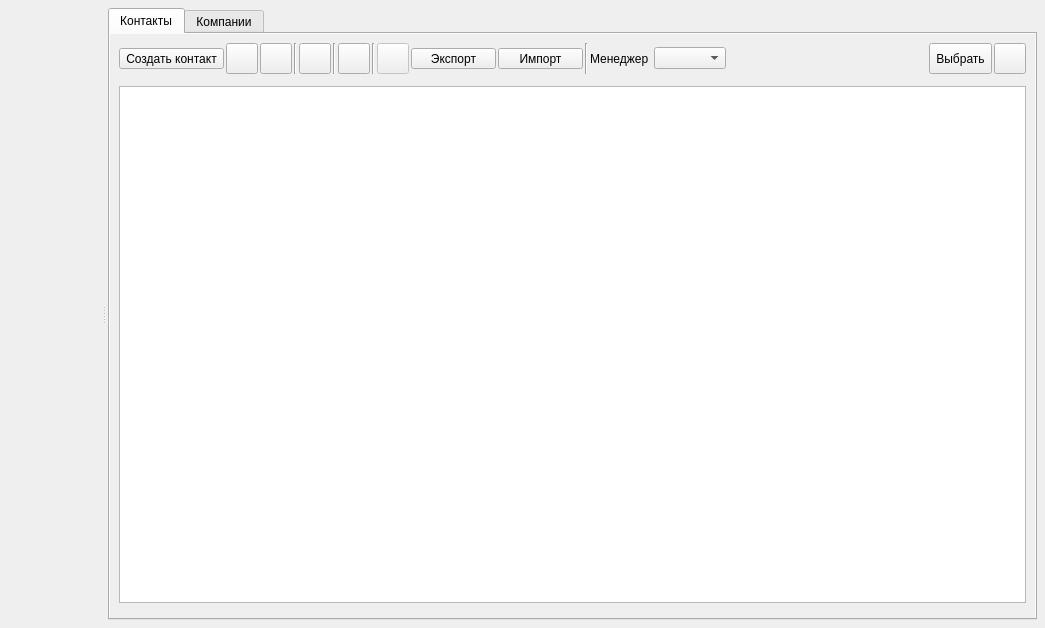
<?xml version="1.0" encoding="UTF-8"?>
<ui version="4.0">
 <class>FormContacts</class>
 <widget class="QWidget" name="FormContacts">
  <property name="geometry">
   <rect>
    <x>0</x>
    <y>0</y>
    <width>1045</width>
    <height>628</height>
   </rect>
  </property>
  <property name="windowTitle">
   <string>Справочник контактов</string>
  </property>
  <property name="styleSheet">
   <string notr="true"/>
  </property>
  <layout class="QHBoxLayout" name="horizontalLayout">
   <property name="spacing">
    <number>4</number>
   </property>
   <property name="leftMargin">
    <number>6</number>
   </property>
   <property name="topMargin">
    <number>6</number>
   </property>
   <property name="rightMargin">
    <number>6</number>
   </property>
   <property name="bottomMargin">
    <number>6</number>
   </property>
   <item>
    <widget class="QSplitter" name="splitter">
     <property name="orientation">
      <enum>Qt::Horizontal</enum>
     </property>
     <widget class="FormContactsGroups" name="widgetGroups" native="true"/>
     <widget class="QWidget" name="widgetContacts" native="true">
      <layout class="QHBoxLayout" name="horizontalLayout_4">
       <property name="spacing">
        <number>2</number>
       </property>
       <property name="leftMargin">
        <number>2</number>
       </property>
       <property name="topMargin">
        <number>2</number>
       </property>
       <property name="rightMargin">
        <number>2</number>
       </property>
       <property name="bottomMargin">
        <number>2</number>
       </property>
       <item>
        <widget class="QTabWidget" name="tabWidget">
         <property name="autoFillBackground">
          <bool>true</bool>
         </property>
         <property name="currentIndex">
          <number>0</number>
         </property>
         <widget class="QWidget" name="tabContacts">
          <property name="autoFillBackground">
           <bool>true</bool>
          </property>
          <attribute name="title">
           <string>Контакты</string>
          </attribute>
          <layout class="QVBoxLayout" name="verticalLayout">
           <item>
            <layout class="QHBoxLayout" name="horizontalLayout_2">
             <property name="spacing">
              <number>2</number>
             </property>
             <item>
              <widget class="QToolButton" name="toolButtonAdd">
               <property name="toolTip">
                <string>Создать новый контакт</string>
               </property>
               <property name="text">
                <string>Создать контакт</string>
               </property>
               <property name="icon">
                <iconset resource="../res.qrc">
                 <normaloff>:/32/icons/32x32/add.png</normaloff>:/32/icons/32x32/add.png</iconset>
               </property>
               <property name="iconSize">
                <size>
                 <width>24</width>
                 <height>24</height>
                </size>
               </property>
               <property name="toolButtonStyle">
                <enum>Qt::ToolButtonTextBesideIcon</enum>
               </property>
              </widget>
             </item>
             <item>
              <widget class="QToolButton" name="toolButtonEdit">
               <property name="toolTip">
                <string>Изменить</string>
               </property>
               <property name="text">
                <string/>
               </property>
               <property name="icon">
                <iconset resource="../res.qrc">
                 <normaloff>:/32/icons/32x32/edit.png</normaloff>:/32/icons/32x32/edit.png</iconset>
               </property>
               <property name="iconSize">
                <size>
                 <width>24</width>
                 <height>24</height>
                </size>
               </property>
              </widget>
             </item>
             <item>
              <widget class="QToolButton" name="toolButtonDelete">
               <property name="toolTip">
                <string>Удалить</string>
               </property>
               <property name="text">
                <string/>
               </property>
               <property name="icon">
                <iconset resource="../res.qrc">
                 <normaloff>:/32/icons/32x32/delete.png</normaloff>:/32/icons/32x32/delete.png</iconset>
               </property>
               <property name="iconSize">
                <size>
                 <width>24</width>
                 <height>24</height>
                </size>
               </property>
              </widget>
             </item>
             <item>
              <widget class="Line" name="line">
               <property name="orientation">
                <enum>Qt::Vertical</enum>
               </property>
              </widget>
             </item>
             <item>
              <widget class="QToolButton" name="toolButtonSetGroups">
               <property name="toolTip">
                <string>Установка групп для контактов</string>
               </property>
               <property name="text">
                <string/>
               </property>
               <property name="icon">
                <iconset resource="../res.qrc">
                 <normaloff>:/32/icons/32x32/usergroup.png</normaloff>:/32/icons/32x32/usergroup.png</iconset>
               </property>
               <property name="iconSize">
                <size>
                 <width>24</width>
                 <height>24</height>
                </size>
               </property>
              </widget>
             </item>
             <item>
              <widget class="Line" name="line_2">
               <property name="orientation">
                <enum>Qt::Vertical</enum>
               </property>
              </widget>
             </item>
             <item>
              <widget class="QToolButton" name="toolButtonRefresh">
               <property name="toolTip">
                <string>Обновить</string>
               </property>
               <property name="text">
                <string/>
               </property>
               <property name="icon">
                <iconset resource="../res.qrc">
                 <normaloff>:/32/icons/32x32/refresh.png</normaloff>:/32/icons/32x32/refresh.png</iconset>
               </property>
               <property name="iconSize">
                <size>
                 <width>24</width>
                 <height>24</height>
                </size>
               </property>
              </widget>
             </item>
             <item>
              <widget class="Line" name="line_3">
               <property name="orientation">
                <enum>Qt::Vertical</enum>
               </property>
              </widget>
             </item>
             <item>
              <widget class="QToolButton" name="toolButtonContactInfo">
               <property name="enabled">
                <bool>false</bool>
               </property>
               <property name="minimumSize">
                <size>
                 <width>0</width>
                 <height>0</height>
                </size>
               </property>
               <property name="toolTip">
                <string>Карточка контакта (XLS)</string>
               </property>
               <property name="text">
                <string/>
               </property>
               <property name="icon">
                <iconset resource="../res.qrc">
                 <normaloff>:/16/icons/16x16/contact_info.png</normaloff>:/16/icons/16x16/contact_info.png</iconset>
               </property>
               <property name="iconSize">
                <size>
                 <width>24</width>
                 <height>24</height>
                </size>
               </property>
               <property name="toolButtonStyle">
                <enum>Qt::ToolButtonIconOnly</enum>
               </property>
              </widget>
             </item>
             <item>
              <widget class="QToolButton" name="toolButtonExport">
               <property name="minimumSize">
                <size>
                 <width>85</width>
                 <height>0</height>
                </size>
               </property>
               <property name="toolTip">
                <string>Экспорт контактов</string>
               </property>
               <property name="text">
                <string>Экспорт</string>
               </property>
               <property name="icon">
                <iconset resource="../res.qrc">
                 <normaloff>:/32/icons/32x32/1428522468_export.png</normaloff>:/32/icons/32x32/1428522468_export.png</iconset>
               </property>
               <property name="iconSize">
                <size>
                 <width>24</width>
                 <height>24</height>
                </size>
               </property>
               <property name="toolButtonStyle">
                <enum>Qt::ToolButtonTextBesideIcon</enum>
               </property>
              </widget>
             </item>
             <item>
              <widget class="QToolButton" name="toolButtonImport">
               <property name="minimumSize">
                <size>
                 <width>85</width>
                 <height>0</height>
                </size>
               </property>
               <property name="toolTip">
                <string>Импорт контактов</string>
               </property>
               <property name="text">
                <string>Импорт</string>
               </property>
               <property name="icon">
                <iconset resource="../res.qrc">
                 <normaloff>:/32/icons/32x32/table_import.png</normaloff>:/32/icons/32x32/table_import.png</iconset>
               </property>
               <property name="iconSize">
                <size>
                 <width>24</width>
                 <height>24</height>
                </size>
               </property>
               <property name="toolButtonStyle">
                <enum>Qt::ToolButtonTextBesideIcon</enum>
               </property>
              </widget>
             </item>
             <item>
              <widget class="Line" name="line_6">
               <property name="orientation">
                <enum>Qt::Vertical</enum>
               </property>
              </widget>
             </item>
             <item>
              <widget class="QLabel" name="labelManager">
               <property name="text">
                <string>Менеджер </string>
               </property>
              </widget>
             </item>
             <item>
              <widget class="QComboBox" name="comboBoxManagers"/>
             </item>
             <item>
              <spacer name="horizontalSpacer">
               <property name="orientation">
                <enum>Qt::Horizontal</enum>
               </property>
               <property name="sizeHint" stdset="0">
                <size>
                 <width>238</width>
                 <height>20</height>
                </size>
               </property>
              </spacer>
             </item>
             <item>
              <widget class="QToolButton" name="toolButtonSelect">
               <property name="sizePolicy">
                <sizepolicy hsizetype="Preferred" vsizetype="Preferred">
                 <horstretch>0</horstretch>
                 <verstretch>0</verstretch>
                </sizepolicy>
               </property>
               <property name="toolTip">
                <string>Выбрать контакт</string>
               </property>
               <property name="text">
                <string>Выбрать</string>
               </property>
               <property name="icon">
                <iconset resource="../res.qrc">
                 <normaloff>:/64/icons/64x64/select.png</normaloff>:/64/icons/64x64/select.png</iconset>
               </property>
               <property name="iconSize">
                <size>
                 <width>24</width>
                 <height>24</height>
                </size>
               </property>
               <property name="toolButtonStyle">
                <enum>Qt::ToolButtonTextBesideIcon</enum>
               </property>
              </widget>
             </item>
             <item>
              <widget class="QToolButton" name="toolButtonSetColumns">
               <property name="toolTip">
                <string>Настройка столбцов таблицы</string>
               </property>
               <property name="text">
                <string/>
               </property>
               <property name="icon">
                <iconset resource="../res.qrc">
                 <normaloff>:/32/icons/32x32/setcolumns.png</normaloff>:/32/icons/32x32/setcolumns.png</iconset>
               </property>
               <property name="iconSize">
                <size>
                 <width>24</width>
                 <height>24</height>
                </size>
               </property>
              </widget>
             </item>
            </layout>
           </item>
           <item>
            <widget class="FrameSearchTable" name="widgetSearch" native="true"/>
           </item>
           <item>
            <widget class="QTreeView" name="treeViewContacts">
             <property name="styleSheet">
              <string notr="true"/>
             </property>
             <property name="selectionMode">
              <enum>QAbstractItemView::ExtendedSelection</enum>
             </property>
             <property name="rootIsDecorated">
              <bool>false</bool>
             </property>
             <property name="itemsExpandable">
              <bool>false</bool>
             </property>
             <property name="sortingEnabled">
              <bool>true</bool>
             </property>
             <attribute name="headerHighlightSections">
              <bool>false</bool>
             </attribute>
             <attribute name="headerShowSortIndicator" stdset="0">
              <bool>true</bool>
             </attribute>
            </widget>
           </item>
           <item>
            <widget class="FramePageNavigator" name="widgetNavigator" native="true"/>
           </item>
          </layout>
         </widget>
         <widget class="QWidget" name="tabCompanies">
          <property name="autoFillBackground">
           <bool>true</bool>
          </property>
          <attribute name="title">
           <string>Компании</string>
          </attribute>
          <layout class="QVBoxLayout" name="verticalLayout_3">
           <item>
            <layout class="QHBoxLayout" name="horizontalLayout_3">
             <property name="spacing">
              <number>2</number>
             </property>
             <item>
              <widget class="QToolButton" name="toolButtonAddCompany">
               <property name="toolTip">
                <string>Добавить компанию</string>
               </property>
               <property name="text">
                <string>Создать компанию</string>
               </property>
               <property name="icon">
                <iconset resource="../res.qrc">
                 <normaloff>:/32/icons/32x32/add.png</normaloff>:/32/icons/32x32/add.png</iconset>
               </property>
               <property name="iconSize">
                <size>
                 <width>24</width>
                 <height>24</height>
                </size>
               </property>
               <property name="toolButtonStyle">
                <enum>Qt::ToolButtonTextBesideIcon</enum>
               </property>
              </widget>
             </item>
             <item>
              <widget class="QToolButton" name="toolButtonEditCompany">
               <property name="toolTip">
                <string>Изменить</string>
               </property>
               <property name="text">
                <string/>
               </property>
               <property name="icon">
                <iconset resource="../res.qrc">
                 <normaloff>:/32/icons/32x32/edit.png</normaloff>:/32/icons/32x32/edit.png</iconset>
               </property>
               <property name="iconSize">
                <size>
                 <width>24</width>
                 <height>24</height>
                </size>
               </property>
              </widget>
             </item>
             <item>
              <widget class="QToolButton" name="toolButtonDeleteCompany">
               <property name="toolTip">
                <string>Удалить</string>
               </property>
               <property name="text">
                <string/>
               </property>
               <property name="icon">
                <iconset resource="../res.qrc">
                 <normaloff>:/32/icons/32x32/delete.png</normaloff>:/32/icons/32x32/delete.png</iconset>
               </property>
               <property name="iconSize">
                <size>
                 <width>24</width>
                 <height>24</height>
                </size>
               </property>
              </widget>
             </item>
             <item>
              <widget class="Line" name="line_4">
               <property name="orientation">
                <enum>Qt::Vertical</enum>
               </property>
              </widget>
             </item>
             <item>
              <widget class="QToolButton" name="toolButtonSetGroupsCompany">
               <property name="toolTip">
                <string>Установка групп для компаний</string>
               </property>
               <property name="text">
                <string/>
               </property>
               <property name="icon">
                <iconset resource="../res.qrc">
                 <normaloff>:/32/icons/32x32/usergroup.png</normaloff>:/32/icons/32x32/usergroup.png</iconset>
               </property>
               <property name="iconSize">
                <size>
                 <width>24</width>
                 <height>24</height>
                </size>
               </property>
              </widget>
             </item>
             <item>
              <widget class="Line" name="line_5">
               <property name="orientation">
                <enum>Qt::Vertical</enum>
               </property>
              </widget>
             </item>
             <item>
              <widget class="QToolButton" name="toolButtonRefreshCompanies">
               <property name="toolTip">
                <string>Обновить</string>
               </property>
               <property name="text">
                <string/>
               </property>
               <property name="icon">
                <iconset resource="../res.qrc">
                 <normaloff>:/32/icons/32x32/refresh.png</normaloff>:/32/icons/32x32/refresh.png</iconset>
               </property>
               <property name="iconSize">
                <size>
                 <width>24</width>
                 <height>24</height>
                </size>
               </property>
              </widget>
             </item>
             <item>
              <spacer name="horizontalSpacer_2">
               <property name="orientation">
                <enum>Qt::Horizontal</enum>
               </property>
               <property name="sizeHint" stdset="0">
                <size>
                 <width>238</width>
                 <height>20</height>
                </size>
               </property>
              </spacer>
             </item>
             <item>
              <widget class="QToolButton" name="toolButtonSelectCompany">
               <property name="sizePolicy">
                <sizepolicy hsizetype="Preferred" vsizetype="Preferred">
                 <horstretch>0</horstretch>
                 <verstretch>0</verstretch>
                </sizepolicy>
               </property>
               <property name="toolTip">
                <string>Выбрать контакт</string>
               </property>
               <property name="text">
                <string>Выбрать</string>
               </property>
               <property name="icon">
                <iconset resource="../res.qrc">
                 <normaloff>:/64/icons/64x64/select.png</normaloff>:/64/icons/64x64/select.png</iconset>
               </property>
               <property name="iconSize">
                <size>
                 <width>24</width>
                 <height>24</height>
                </size>
               </property>
               <property name="toolButtonStyle">
                <enum>Qt::ToolButtonTextBesideIcon</enum>
               </property>
              </widget>
             </item>
             <item>
              <widget class="QToolButton" name="toolButtonSetColumnsCompany">
               <property name="toolTip">
                <string>Настройка столбцов таблицы</string>
               </property>
               <property name="text">
                <string/>
               </property>
               <property name="icon">
                <iconset resource="../res.qrc">
                 <normaloff>:/32/icons/32x32/setcolumns.png</normaloff>:/32/icons/32x32/setcolumns.png</iconset>
               </property>
               <property name="iconSize">
                <size>
                 <width>24</width>
                 <height>24</height>
                </size>
               </property>
              </widget>
             </item>
            </layout>
           </item>
           <item>
            <widget class="FrameSearchTable" name="widgetSearchCompany" native="true"/>
           </item>
           <item>
            <widget class="QTreeView" name="treeViewCompanies">
             <property name="styleSheet">
              <string notr="true"/>
             </property>
             <property name="selectionMode">
              <enum>QAbstractItemView::ExtendedSelection</enum>
             </property>
             <property name="rootIsDecorated">
              <bool>false</bool>
             </property>
             <property name="itemsExpandable">
              <bool>false</bool>
             </property>
             <property name="sortingEnabled">
              <bool>true</bool>
             </property>
             <attribute name="headerHighlightSections">
              <bool>false</bool>
             </attribute>
             <attribute name="headerShowSortIndicator" stdset="0">
              <bool>true</bool>
             </attribute>
            </widget>
           </item>
           <item>
            <widget class="FramePageNavigator" name="widgetNavigatorCompany" native="true"/>
           </item>
          </layout>
         </widget>
        </widget>
       </item>
      </layout>
     </widget>
    </widget>
   </item>
  </layout>
  <action name="actionAdd">
   <property name="icon">
    <iconset resource="../res.qrc">
     <normaloff>:/32/icons/32x32/add.png</normaloff>:/32/icons/32x32/add.png</iconset>
   </property>
   <property name="text">
    <string>Создать контакт</string>
   </property>
   <property name="toolTip">
    <string>Создать новый контакт</string>
   </property>
   <property name="shortcut">
    <string>Ctrl+Ins</string>
   </property>
  </action>
  <action name="actionEdit">
   <property name="icon">
    <iconset resource="../res.qrc">
     <normaloff>:/32/icons/32x32/edit.png</normaloff>:/32/icons/32x32/edit.png</iconset>
   </property>
   <property name="text">
    <string>Изменить</string>
   </property>
   <property name="toolTip">
    <string>Редактировать выбранный контакт</string>
   </property>
  </action>
  <action name="actionDelete">
   <property name="icon">
    <iconset resource="../res.qrc">
     <normaloff>:/32/icons/32x32/delete.png</normaloff>:/32/icons/32x32/delete.png</iconset>
   </property>
   <property name="text">
    <string>Удалить</string>
   </property>
   <property name="toolTip">
    <string>Удалить выбранные контакты</string>
   </property>
   <property name="shortcut">
    <string>Ctrl+Del</string>
   </property>
  </action>
  <action name="actionRefresh">
   <property name="icon">
    <iconset resource="../res.qrc">
     <normaloff>:/32/icons/32x32/refresh.png</normaloff>:/32/icons/32x32/refresh.png</iconset>
   </property>
   <property name="text">
    <string>Обновить</string>
   </property>
   <property name="toolTip">
    <string>Обновить данные о контактах</string>
   </property>
   <property name="shortcut">
    <string>F5</string>
   </property>
  </action>
  <action name="actionSelect">
   <property name="icon">
    <iconset resource="../res.qrc">
     <normaloff>:/64/icons/64x64/select.png</normaloff>:/64/icons/64x64/select.png</iconset>
   </property>
   <property name="text">
    <string>Выбрать</string>
   </property>
   <property name="toolTip">
    <string>Выбрать выделенные контакты</string>
   </property>
  </action>
  <action name="actionSetGroups">
   <property name="icon">
    <iconset resource="../res.qrc">
     <normaloff>:/32/icons/32x32/usergroup.png</normaloff>:/32/icons/32x32/usergroup.png</iconset>
   </property>
   <property name="text">
    <string>Назначить группы</string>
   </property>
   <property name="toolTip">
    <string>Назначить группы для выбранных контактов</string>
   </property>
   <property name="shortcut">
    <string>Ctrl+G</string>
   </property>
  </action>
  <action name="actionCopy">
   <property name="icon">
    <iconset resource="../res.qrc">
     <normaloff>:/32/icons/32x32/copy.png</normaloff>:/32/icons/32x32/copy.png</iconset>
   </property>
   <property name="text">
    <string>Копировать текст ячейки</string>
   </property>
   <property name="toolTip">
    <string>Копировать текст ячейки</string>
   </property>
   <property name="shortcut">
    <string>Ctrl+C</string>
   </property>
  </action>
  <action name="actionSetPriceType">
   <property name="text">
    <string>Назначить тип цены</string>
   </property>
   <property name="toolTip">
    <string>Назначить тип цены по которому покупатель сможет покупать товары</string>
   </property>
  </action>
 </widget>
 <customwidgets>
  <customwidget>
   <class>FrameSearchTable</class>
   <extends>QWidget</extends>
   <header>framesearchtable.h</header>
   <container>1</container>
  </customwidget>
  <customwidget>
   <class>FormContactsGroups</class>
   <extends>QWidget</extends>
   <header>formcontactsgroups.h</header>
   <container>1</container>
  </customwidget>
  <customwidget>
   <class>FramePageNavigator</class>
   <extends>QWidget</extends>
   <header>framepagenavigator.h</header>
   <container>1</container>
  </customwidget>
 </customwidgets>
 <resources>
  <include location="../res.qrc"/>
 </resources>
 <connections/>
</ui>
